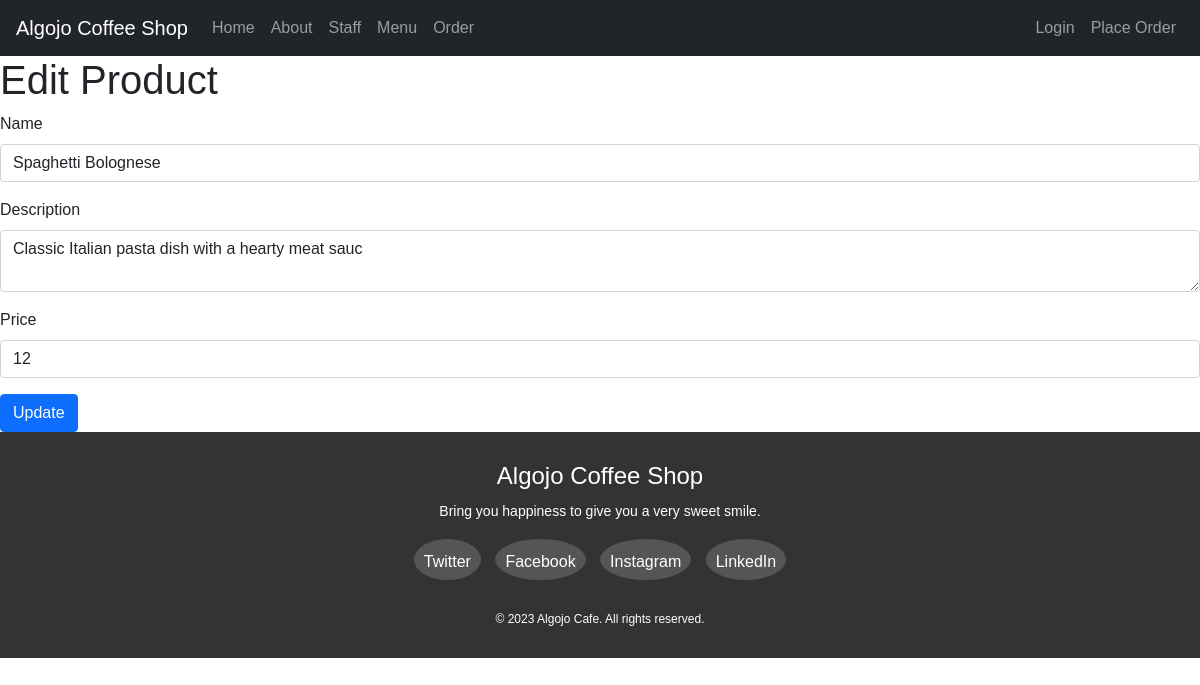
The page /editproduct.php?id=2 on the database as committed earlier.
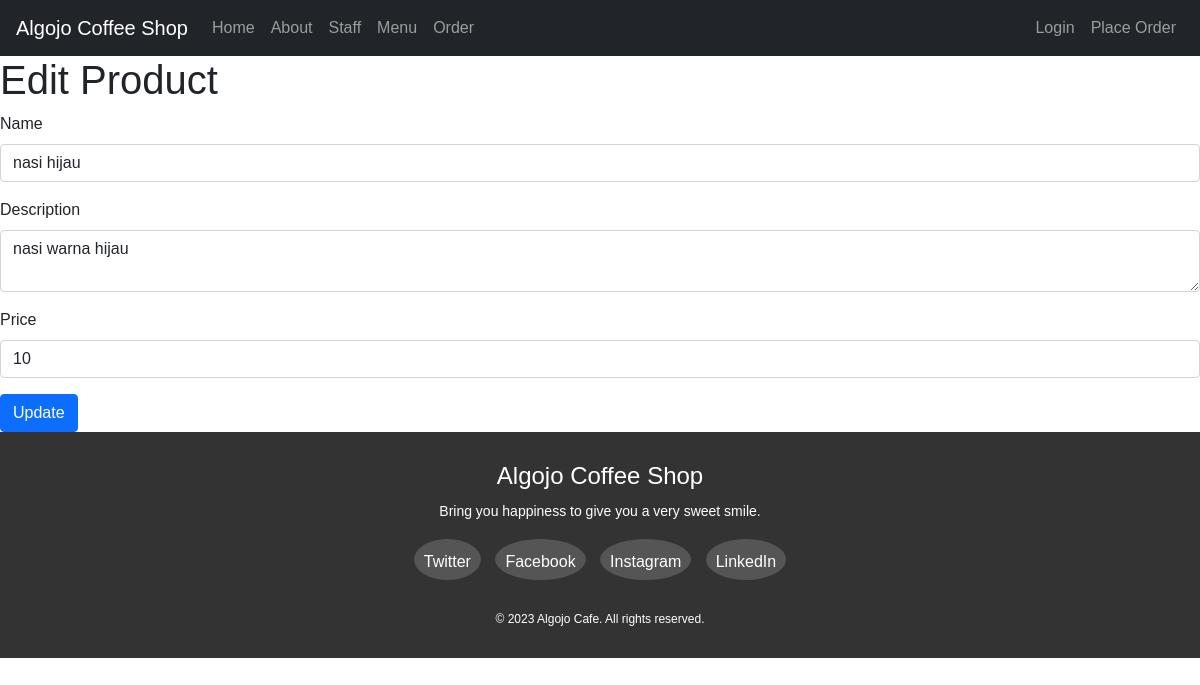
The same page on the database as committed later.
### tables this page shows
CREATE TABLE `product` (
  `id` int(11) NOT NULL,
  `name` varchar(30) NOT NULL,
  `description` varchar(50) NOT NULL,
  `price` float NOT NULL,
  `category_id` int(10) NOT NULL
);

### editproduct.php (the view, shortened to what this page needs)
<?php include 'header.php'; ?>
<?php
$conn = mysqli_connect("localhost", "root", "", "test");
$id = $_GET["id"];
$sql = "SELECT * FROM product WHERE id='$id'";
$result = mysqli_query($conn, $sql);
$row = mysqli_fetch_assoc($result);
?>
<!DOCTYPE html>
<html>
<head>
    <link rel="stylesheet" href="https://cdn.jsdelivr.net/npm/bootstrap@5.1.3/dist/css/bootstrap.min.css">
</head>
<body>
    <h1>Edit Product</h1>
    <form method="POST" action="<?php echo htmlspecialchars($_SERVER["PHP_SELF"]); ?>">
        <div class="mb-3">
            <label for="name" class="form-label">Name</label>
            <input type="text" class="form-control" id="name" name="name" value="<?php echo $row['name']; ?>">
        </div>
        <div class="mb-3">
            <label for="description" class="form-label">Description</label>
            <textarea class="form-control" id="description" name="description"><?php echo $row['description']; ?></textarea>
        </div>
        <div class="mb-3">
            <label for="price" class="form-label">Price</label>
            <input type="number" class="form-control" id="price" name="price" step="0.01" value="<?php echo $row['price']; ?>">
        </div>
        <button type="submit" class="btn btn-primary">Update</button>
    </form>
</body>
</html>
<?php include 'footer.php'; ?>

Rows that differ between the two databases and show on the page:
changed product: name "Spaghetti Bolognese" → "nasi hijau"; description "Classic Italian pasta dish with a hearty meat sauc" → "nasi warna hijau"; price "12" → "10"
